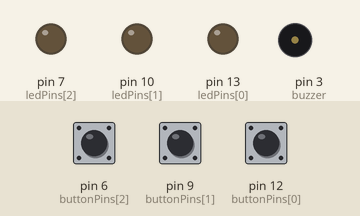
The sketch below on a simulated Arduino Uno, built with avr-gcc and run on an emulated ATmega328P. Parts: output pins drawn as LEDs (lit = HIGH), buzzer (waves = sounding). Dashed ring = blinking. Inputs (shaded band) come from the test bench; at power-on: pin 9 (buttonPins[1]) HIGH, pin 12 (buttonPins[0]) HIGH, pin 6 (buttonPins[2]) HIGH. Random numbers use the default seed unless the sketch sets one.

Above: at 3.9 s.
4.0 s: pin 9 (buttonPins[1]) pulled LOW for 0.15 s
At 4.35 s:
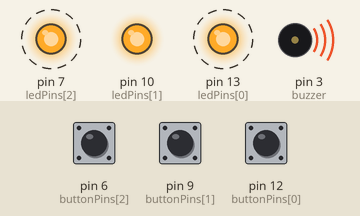
7.1 s: pin 9 (buttonPins[1]) pulled LOW for 3.2 s
11.8 s: pin 12 (buttonPins[0]) pulled LOW for 1 s
At 12.6 s:
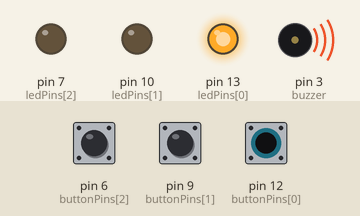
14.3 s: pin 12 (buttonPins[0]) pulled LOW for 0.15 s
At 17.1 s:
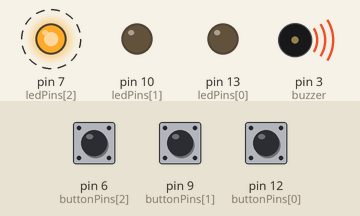
Timing chart, 0 to 18.4 s (numbered marks = the images above; inputs shaded):
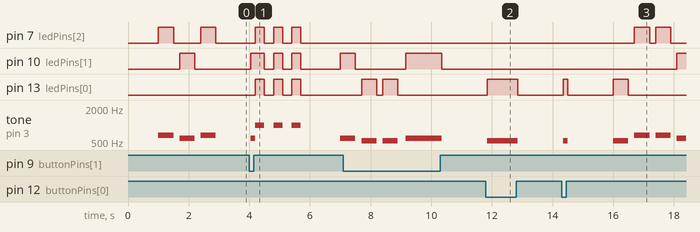

The sketch:

MemoryGame.ino
```cpp
const int ledPins[3] = { 13, 10, 7 };
const int buttonPins[3] = { 12, 9, 6 };
const int buzzer = 3;

int sequence[50];
int currentRound = 3;
const int notes[3] = { 523, 587, 659 };
const int wrongTone = 1000;

const unsigned long TIMEOUT_LIMIT = 5000;

void setup() {
  for (int i = 0; i < 3; i++) {
    pinMode(ledPins[i], OUTPUT);
    pinMode(buttonPins[i], INPUT_PULLUP);
  }
  pinMode(buzzer, OUTPUT);
  randomSeed(analogRead(A0));
}

void loop() {
  delay(1000);

  for (int i = 0; i < currentRound; i++) {
    sequence[i] = random(0, 3);
  }

  playCurrentSequence();

  for (int i = 0; i < currentRound; i++) {
    int expectedIdx = sequence[i];
    int pressedIdx = -1;
    unsigned long lastActionTime = millis();

    while (pressedIdx == -1) {
      if (millis() - lastActionTime > TIMEOUT_LIMIT) {
        playCurrentSequence();
        lastActionTime = millis();
      }

      for (int j = 0; j < 3; j++) {
        if (digitalRead(buttonPins[j]) == LOW) {
          delay(50);
          pressedIdx = j;

          digitalWrite(ledPins[j], HIGH);
          tone(buzzer, notes[j]);

          while (digitalRead(buttonPins[j]) == LOW);
          delay(50);

          digitalWrite(ledPins[j], LOW);
          noTone(buzzer);
        }
      }
    }
    if (pressedIdx != expectedIdx) {
      handleGameOver();
      return;
    }
  }

  delay(500);
  currentRound++;
  if (currentRound >= 50) currentRound = 3;
}

void playCurrentSequence() {
  for (int i = 0; i < currentRound; i++) {
    int idx = sequence[i];
    digitalWrite(ledPins[idx], HIGH);
    tone(buzzer, notes[idx]);
    delay(500);
    digitalWrite(ledPins[idx], LOW);
    noTone(buzzer);
    delay(200);
  }
}

void handleGameOver() {
  for (int i = 0; i < 3; i++) {
    tone(buzzer, wrongTone);
    for (int j = 0; j < 3; j++) digitalWrite(ledPins[j], HIGH);
    delay(300);
    noTone(buzzer);
    for (int j = 0; j < 3; j++) digitalWrite(ledPins[j], LOW);
    delay(300);
  }
  currentRound = 3;
}
```

Measured:
- after the input at 4.0 s, pin 7 (ledPins[2]): alternates HIGH for 0.30 s and LOW for 0.30 s, 6 changes in all, then stays LOW, starting after 0.20 s; pin 10 (ledPins[1]): LOW → HIGH after 0.05 s, then repeats every 0.60 s: LOW 0.30 s, HIGH 0.30 s
- after the input at 11.8 s, pin 13 (ledPins[0]): LOW → HIGH after 0.05 s, → LOW 1.0 s later; tone on pin 3 (buzzer): silent → 523 Hz after 0.05 s, → silent 1.0 s later
- after the input at 14.3 s, pin 7 (ledPins[2]): alternates HIGH for 0.50 s and LOW for 0.20 s, starting after 2.4 s; pin 13 (ledPins[0]): LOW → HIGH after 0.05 s, → LOW 0.15 s later, → HIGH 1.5 s later, → LOW 0.50 s later
- by itself, pin 7 (ledPins[2]): alternates HIGH for 0.50 s and LOW for 0.90 s
- by itself, tone on pin 3 (buzzer): plays 659 Hz for 0.50 s, 587 Hz for 0.50 s, 659 Hz for 0.50 s
